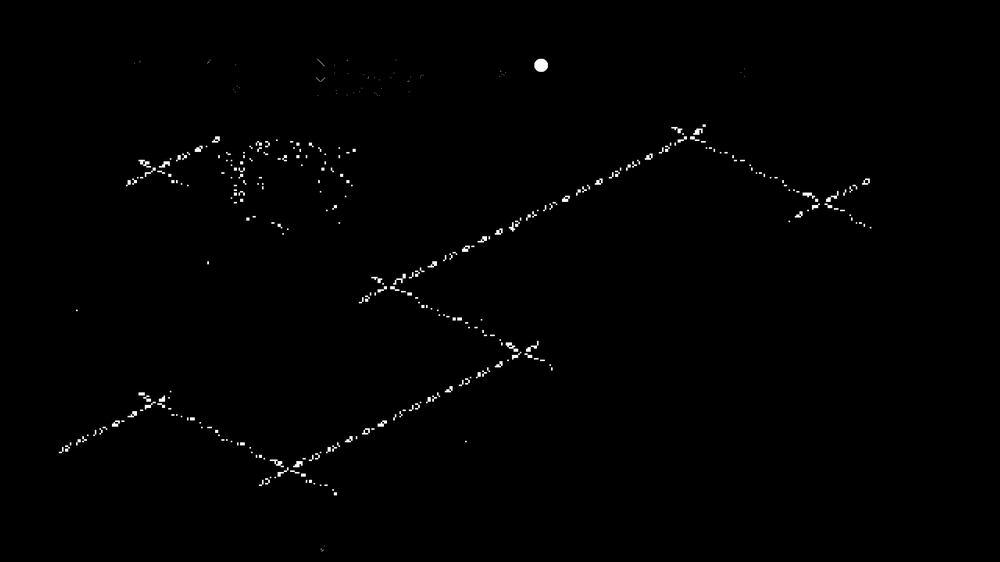
#> input picture images/line-detection-experiments/test.png, 1000 x 562 px, shrunk from 1920 x 1080 before the run
$ python testlines.py
#> lines starting #> are read from the running program, lines starting #| are printed output that depends on the picture; after the words box and inside, x2 and y2 are one past the last pixel; in counts of white or black regions, pixels touching at a corner belong together
import cv2 as cv
import numpy as np
import math
from PIL import Image, ImageFilter

#
# image = Image.open("test.png")
#
# # for _ in range(10):
# #     image = image.filter(ImageFilter.BLUR)
#
# image.save('blurred.png')
#
# src_img = cv.imread('blurred.png')
#
# lower_threshold = 50
# higher_threshold = 200
# aperture_size = 3
# # src_img = cv.cvtColor(src_img, cv.COLOR_BGR2GRAY)
#
# dst_img = cv.Canny(src_img, lower_threshold, higher_threshold, apertureSize=aperture_size)
#
# # cv.imshow("Image with lines", src_img)
# # cv.waitKey(0)
#
# threshold = 50
# min_line_length = 100
# max_line_gap = 50
# linesP = cv.HoughLinesP(
#     dst_img,
#     1,
#     np.pi / 180,
#     threshold,
#     min_line_length,
#     max_line_gap
# )
#
# lines_list = []
# for points in linesP:
#     # Extracted points nested in the list
#     x1, y1, x2, y2 = points[0]
#     # Draw the lines joing the points
#     # On the original image
#     cv.line(image, (x1, y1), (x2, y2), (0, 255, 0), 2)
#     # Maintain a simples lookup list for points
#     lines_list.append([(x1, y1), (x2, y2)])
#
# cv.imshow("Image with lines", src_img)
# cv.waitKey(0)


import cv2
import numpy as np

# Read image
image = Image.open("test.png")
#> image is the input picture: PIL image 1000x562 RGB; min 0, max 255, mean 1.6

for _ in range(3):
# for _ in range(15):
    image = image.filter(ImageFilter.BLUR)

thresh = 0
fn = lambda x : 255 if x > thresh else 0
image = image.convert('L').point(fn, mode='1')
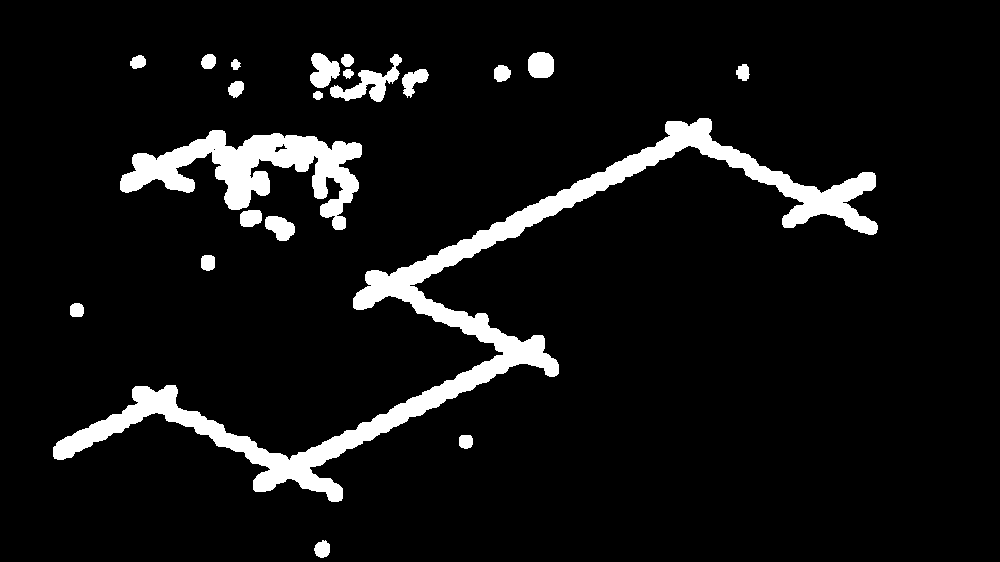
#> image: PIL image 1000x562 1; 7.5% white; 21 white regions, largest, box (x1, y1, x2, y2) and area: (53, 118, 878, 502) 26697, (120, 130, 362, 230) 9696, (330, 54, 402, 102) 1189

image.save('blurred.png')


# Do the gap filling
# image = image.filter(ImageFilter.RankFilter(3, 3))
# # image = image.rankfilter(3, 3)

# exit()

# class FillFilter(ImageFilter.Filter):
#     """
#     Create a rank filter.  The rank filter sorts all pixels in
#     a window of the given size, and returns the ``rank``'th value.
#
#     :param size: The kernel size, in pixels.
#     :param rank: What pixel value to pick.  Use 0 for a min filter,
#                  ``size * size / 2`` for a median filter, ``size * size - 1``
#                  for a max filter, etc.
#     """
#
#     name = "Rank"
#
#     def __init__(self):
#         self.size = 3
#         self.rank = 3
#
#     def filter(self, image):
#         if image.mode == "P":
#             raise ValueError("cannot filter palette images")
#         image = image.expand(self.size // 2, self.size // 2)
#         return image.rankfilter(self.size, self.rank)
# def blur(image):
#     new_image = image.copy()
#     for x in range(1, image.width - 1):
#         for y in range(1, image.height - 1):
#
#             neighbors = 0
#             for window_x in range(-1, 2):
#                 for window_y in range(-1, 2):
#                     pix = image.getpixel((x + window_x, y + window_y))
#                     if pix > 0:
#                         neighbors += 1
#
#             if neighbors >= 4:
#                 new_image.putpixel((x, y), 255)
#     return new_image
#
#
# for _ in range(1):
#     image = blur(image)
# image.save('filled.png')

# asdd
image = cv.imread('blurred.png')
image = cv2.cvtColor(image, cv2.COLOR_BGR2GRAY)

def fillfilter(image):
    # fill shit
    pix_inner = 0.1
    pix_outer = 0.001
    kernel = np.array([
      [pix_outer, pix_outer, pix_outer, pix_outer, pix_outer],
      [pix_outer, pix_inner, pix_inner, pix_inner, pix_outer],
      [pix_outer, pix_inner, 1,         pix_inner, pix_outer],
      [pix_outer, pix_inner, pix_inner, pix_inner, pix_outer],
      [pix_outer, pix_outer, pix_outer, pix_outer, pix_outer],
    ])
    image = cv2.filter2D(image, -1, kernel, )
    thresh = 255 * (4 * pix_inner + 7 * pix_outer)
    image = cv2.threshold(image, thresh, 255, cv2.THRESH_BINARY)[1]
    return image

nonzeros = np.count_nonzero(image)
#> nonzeros = 42201
for count in range(100):
    image = fillfilter(image)
    new_nonzeros = np.count_nonzero(image)
    if nonzeros == new_nonzeros:
        break
    nonzeros = new_nonzeros
#> this loop made 100 passes
#> (new_nonzeros, nonzeros) on passes 1 to 12: (43301, 43301), (44163, 44163), (44990, 44990), (45878, 45878), (46794, 46794), (47719, 47719), (48683, 48683), (49681, 49681), (50706, 50706), (51762, 51762), (52827, 52827), (53879, 53879)
#> pass 1, in fillfilter, `image = cv2.threshold(image, thresh, 255, cv2.THRESH_BINARY)[1]`:
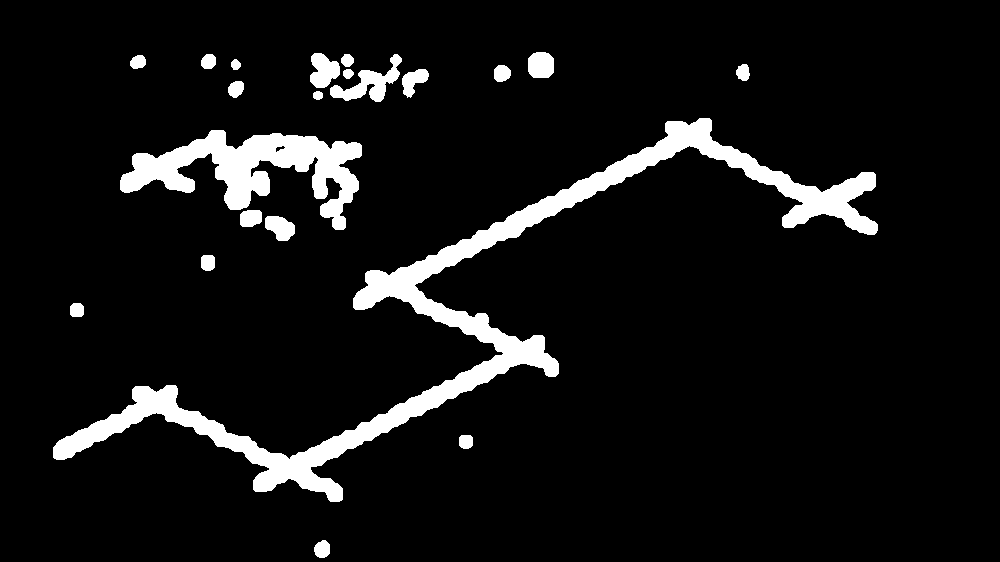
#> image: shape (562, 1000); 7.7% white; 21 white regions, largest, box (x1, y1, x2, y2) and area: (53, 118, 878, 502) 27359, (120, 130, 362, 230) 9904, (330, 54, 402, 102) 1256
#> after the loop:
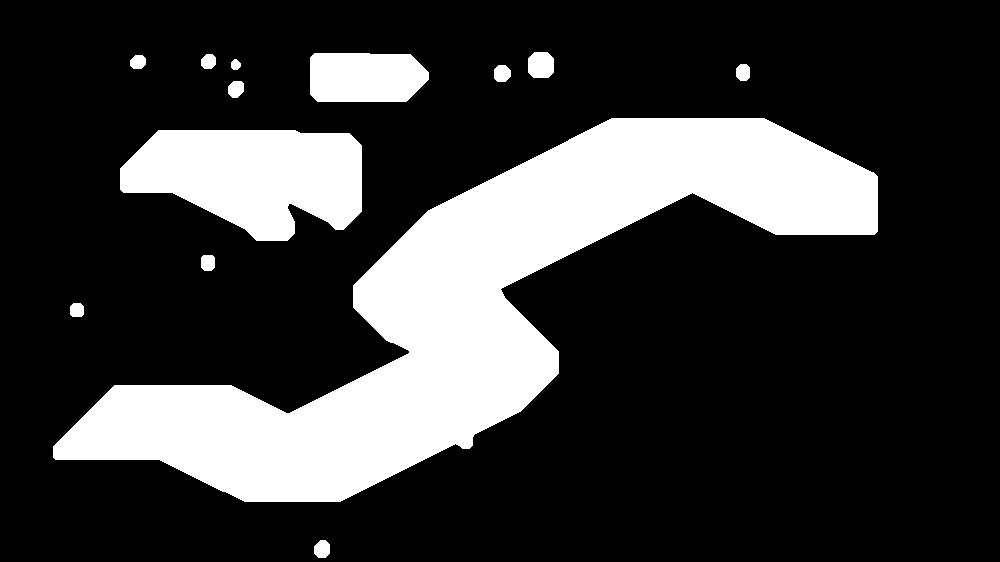
#> image: shape (562, 1000); 22.7% white; 13 white regions, largest, box (x1, y1, x2, y2) and area: (53, 118, 878, 502) 100486, (120, 130, 362, 241) 19556, (310, 53, 429, 102) 5310
print("Iterations: " + str(count))
cv.imwrite('fuck.png', image)
# exit()
height = image.shape[0]
#> height = 562
width = image.shape[1]
#> width = 1000
skel = np.zeros([height, width, 1], dtype=np.uint8)  # [height,width,3]
kernel = cv2.getStructuringElement(cv2.MORPH_CROSS, (3, 3))
temp_nonzero = np.count_nonzero(image)
#> temp_nonzero = 127709
while (np.count_nonzero(image) != 0):
    eroded = cv2.erode(image, kernel)
    # cv2.imshow("eroded", eroded)
    temp = cv2.dilate(eroded, kernel)
    # cv2.imshow("dilate", temp)
    temp = cv2.subtract(image, temp)
    skel = cv2.bitwise_or(skel, temp)
    image = eroded.copy()
#> this loop made 76 passes
#> pass 1, `eroded = cv2.erode(image, kernel)`:
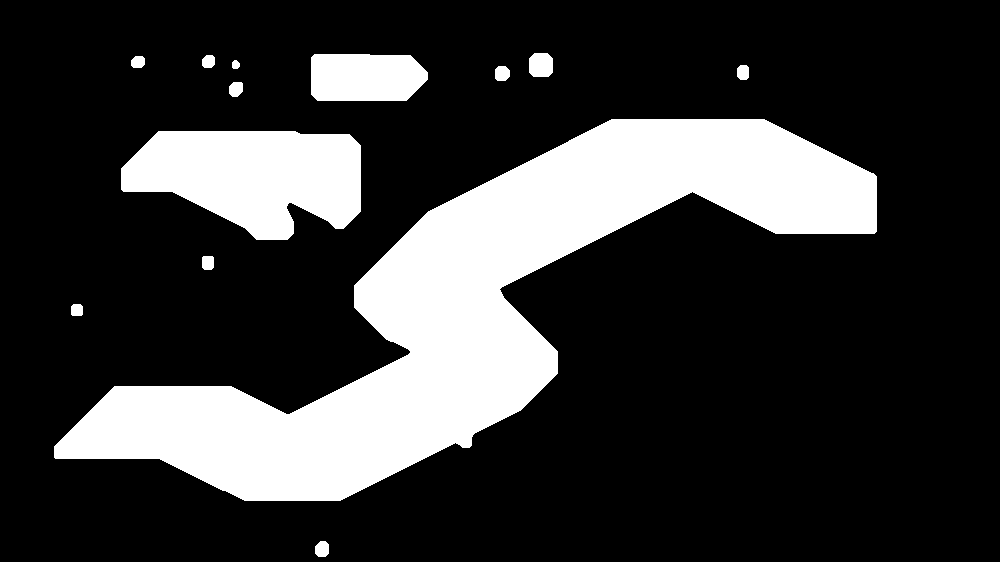
#> eroded: shape (562, 1000); 22.1% white; 13 white regions, largest, box (x1, y1, x2, y2) and area: (54, 119, 877, 501) 98486, (121, 131, 361, 240) 18952, (311, 54, 428, 101) 5030
#> after the loop:
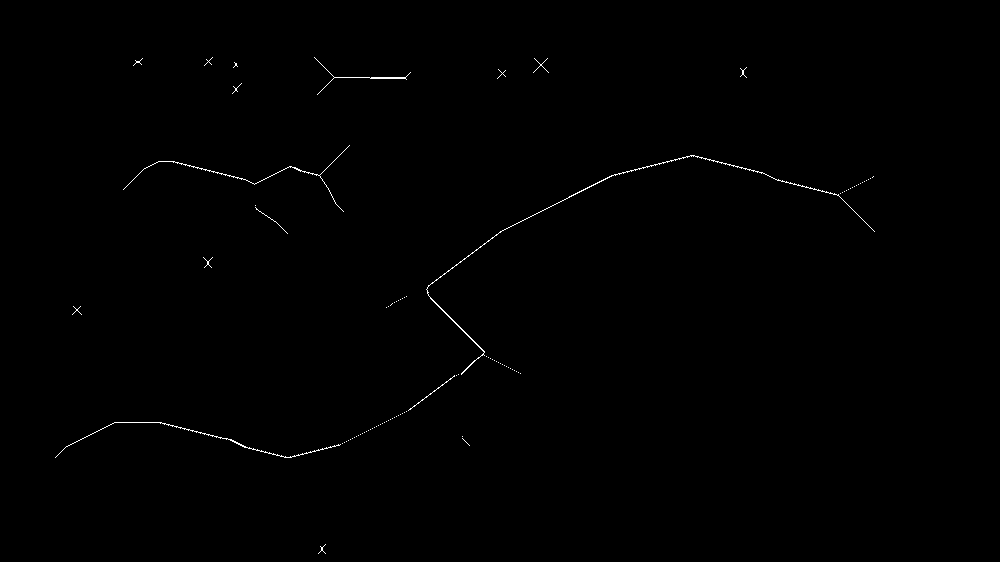
#> skel: shape (562, 1000); 0.33% white in thin lines or dots, all inside (x1, y1, x2, y2) = (55, 57, 875, 554)

# cv2.imshow("skel", skel)
# cv2.imshow("img", image)
cv.waitKey(0)

image = skel
cv2.imwrite('skeleton.png', image)


# Convert image to grayscale
# gray = cv2.cvtColor(image, cv2.COLOR_BGR2GRAY)

# Use canny edge detection
edges = cv2.Canny(image, 0, 20, apertureSize=3)
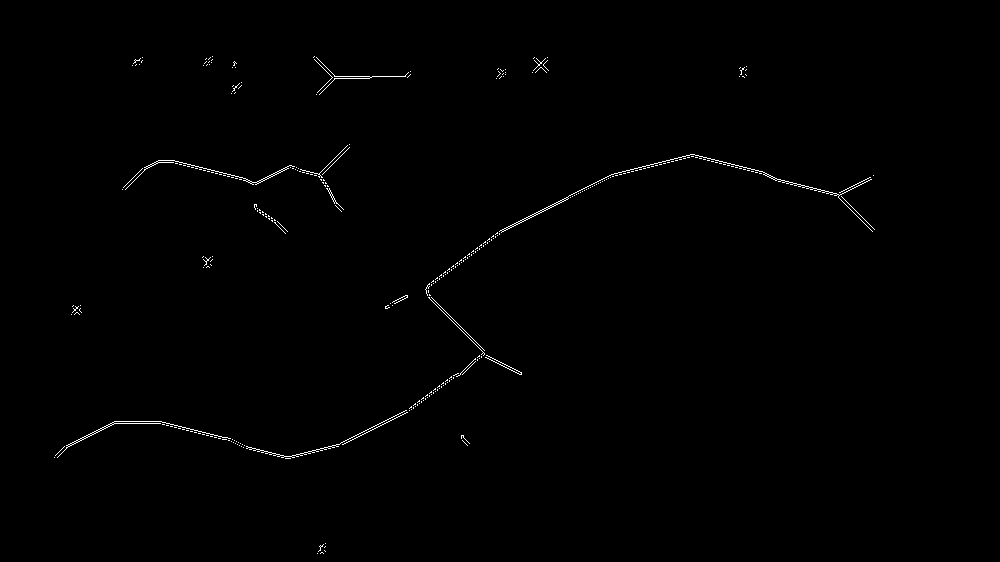
#> edges: shape (562, 1000); 0.52% white in thin lines or dots, all inside (x1, y1, x2, y2) = (54, 56, 875, 554)
cv2.imwrite('canny.png', edges)

# Apply HoughLinesP method to
# to directly obtain line end points
lines_list = []
lines = cv2.HoughLinesP(
    edges,  # Input edge image
    1,  # Distance resolution in pixels
    np.pi / 180,  # Angle resolution in radians
    threshold=10,  # The minimum number of intersections to detect a line
    minLineLength=100,  # The minimum number of points that can form a line. Lines with less than this number of points are disregarded
    maxLineGap=15  # The maximum gap between two points to be considered in the same line
)
#> lines = [[497, 232, 611, 174], [701, 158, 839, 195], [488, 239, 622, 171]]

# Iterate over points
for points in lines:
    # Extracted points nested in the list
    x1, y1, x2, y2 = points[0]
    # Draw the lines joing the points
    # On the original image
    cv2.line(image, (x1, y1), (x2, y2), (0, 255, 0), 2)
    # Maintain a simples lookup list for points
    lines_list.append([(x1, y1), (x2, y2)])
#> this loop made 3 passes
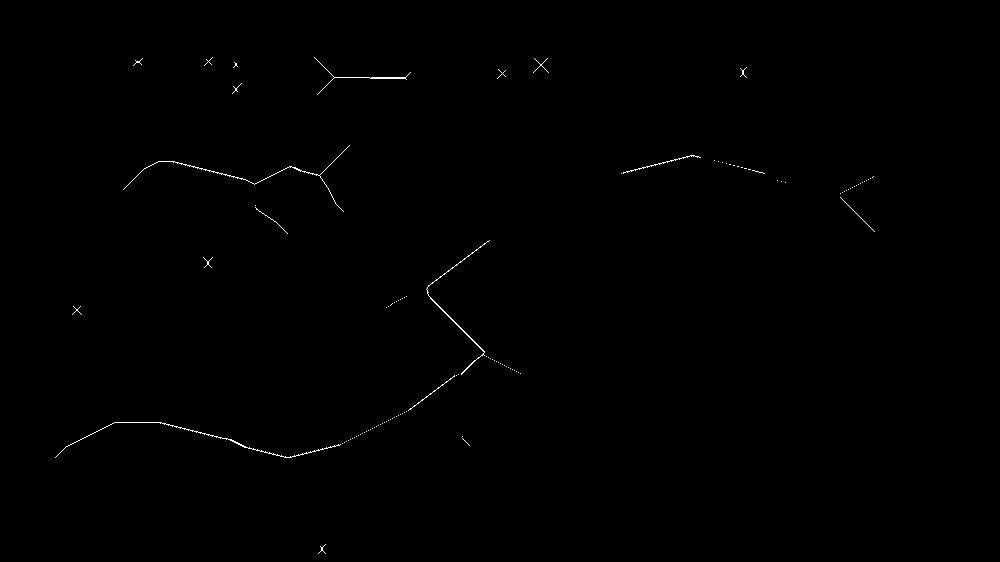
#> image: shape (562, 1000); 0.28% white in thin lines or dots, all inside (x1, y1, x2, y2) = (55, 57, 875, 554)
#> after the loop, lines_list = [[(497, 232), (611, 174)], [(701, 158), (839, 195)], [(488, 239), (622, 171)]]

# Save the result image
print(len(lines))
#| 3
cv2.imwrite('detectedLines.png', image)
